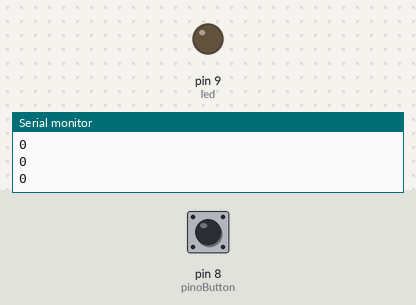
Simulated run of this sketch. Board: Arduino Uno, built with avr-gcc and run on an emulated ATmega328P. On the bench: output pins drawn as LEDs (lit = HIGH), the last lines printed to the serial monitor. Dashed ring = blinking. Inputs (shaded band) come from the test bench; at power-on: pin 8 (pinoButton) LOW.

Above: at 2.2 s.
2.3 s: pin 8 (pinoButton) pulled HIGH for 1 s
At 2.62 s:
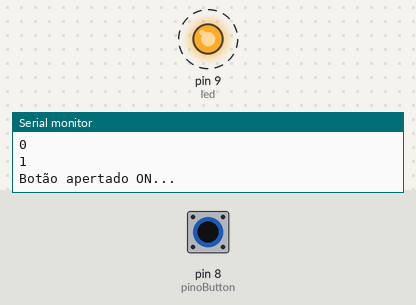
4.8 s: pin 8 (pinoButton) pulled HIGH for 3.2 s
At 8.1 s:
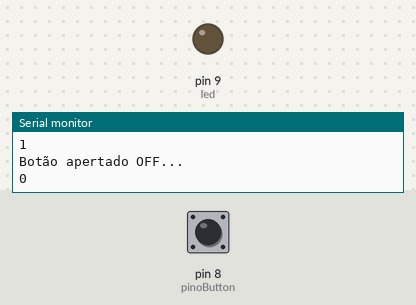
9.5 s: pin 8 (pinoButton) pulled HIGH for 0.15 s
At 10.1 s:
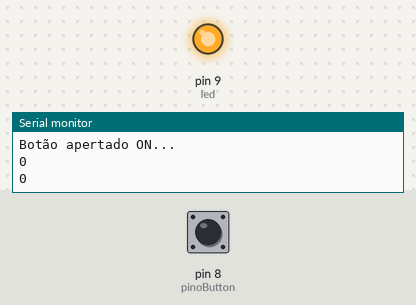
Timing chart, 0 to 12.5 s (numbered marks = the images above; inputs shaded):
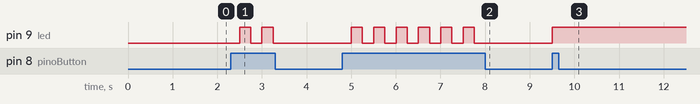

Measured:
- after the input at 2.3 s, pin 9 (led): alternates HIGH for 0.25 s and LOW for 0.25 s, 4 changes in all, then stays LOW, starting after 0.20 s
- after the input at 4.8 s, pin 9 (led): alternates HIGH for 0.25 s and LOW for 0.25 s, 12 changes in all, then stays LOW, starting after 0.20 s
- after the input at 9.5 s, pin 9 (led): LOW → HIGH at once

The sketch:

Push_Button.ino
```cpp
//declaraçao da constante que armazena o pino do push button
#define pinoButton 8
#define led 9


//declaraçao da variavel de estado do botao
bool status = false;


void setup() {
  //definir a modalidade do pino

  pinMode(pinoButton, INPUT);
  pinMode(led, OUTPUT);

  Serial.begin(9600);

  delay(1000);  //parada estrategica
}

void loop() {
  // lendo o pino digital atraves da constatante
  Serial.println(digitalRead(pinoButton));

  if (digitalRead(pinoButton) == 1 && status == false) {
    Serial.println("Botão apertado ON...");
    digitalWrite(led, HIGH);
    status = true;
  } else if (digitalRead(pinoButton) == 1 && status == true) {
    Serial.println("Botão apertado OFF...");
    digitalWrite(led, LOW);
    status = false;
  }

  delay(250);  //parada estrategica para leitura
}
```
